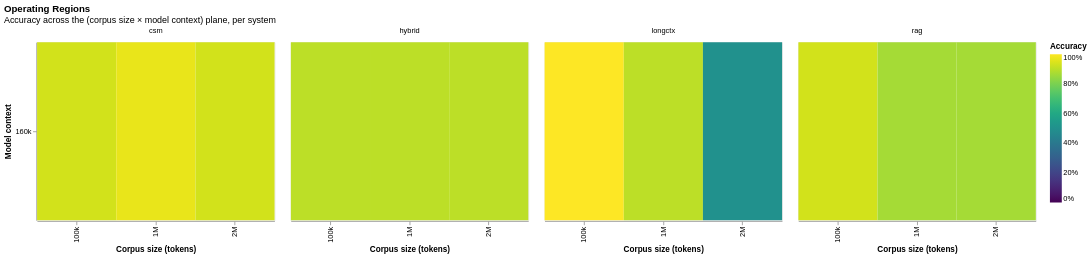

Describe this chart as a Vega-Lite specification.
### Vega-Lite specification from a JSON file in a GitHub repository (floating-point values rounded to 4 significant figures)
{"$schema": "https://vega.github.io/schema/vega-lite/v5.json", "data": {"values": [{"accuracy": 0.9333, "accuracyCiHigh": 1, "accuracyCiLow": 0.8333, "corpusSize": 100000, "earlyStopped": false, "meanCitationF1": 0.5166, "meanCitationPrecision": 0.7778, "meanCitationRecall": 0.4516, "meanInputTokens": 14310.0, "meanLatencyMs": 26530.0, "modelContext": 160000, "n": 30, "system": "csm"}, {"accuracy": 0.9667, "accuracyCiHigh": 1, "accuracyCiLow": 0.9, "corpusSize": 1000000, "earlyStopped": false, "meanCitationF1": 0.5225, "meanCitationPrecision": 0.7722, "meanCitationRecall": 0.4549, "meanInputTokens": 19000.0, "meanLatencyMs": 30700.0, "modelContext": 160000, "n": 30, "system": "csm"}, {"accuracy": 0.9333, "accuracyCiHigh": 1, "accuracyCiLow": 0.8333, "corpusSize": 2000000, "earlyStopped": false, "meanCitationF1": 0.5147, "meanCitationPrecision": 0.7889, "meanCitationRecall": 0.4458, "meanInputTokens": 18080.0, "meanLatencyMs": 30000.0, "modelContext": 160000, "n": 30, "system": "csm"}, {"accuracy": 0.9, "accuracyCiHigh": 1, "accuracyCiLow": 0.8, "corpusSize": 100000, "earlyStopped": false, "meanCitationF1": 0.4472, "meanCitationPrecision": 0.7422, "meanCitationRecall": 0.423, "meanInputTokens": 5860.0, "meanLatencyMs": 3241.0, "modelContext": 160000, "n": 30, "system": "hybrid"}, {"accuracy": 0.9, "accuracyCiHigh": 1, "accuracyCiLow": 0.8, "corpusSize": 1000000, "earlyStopped": false, "meanCitationF1": 0.3859, "meanCitationPrecision": 0.6544, "meanCitationRecall": 0.3755, "meanInputTokens": 5614.0, "meanLatencyMs": 3474.0, "modelContext": 160000, "n": 30, "system": "hybrid"}, {"accuracy": 0.9, "accuracyCiHigh": 1, "accuracyCiLow": 0.8, "corpusSize": 2000000, "earlyStopped": false, "meanCitationF1": 0.3863, "meanCitationPrecision": 0.6767, "meanCitationRecall": 0.3644, "meanInputTokens": 5633.0, "meanLatencyMs": 3663.0, "modelContext": 160000, "n": 30, "system": "hybrid"}, {"accuracy": 1, "accuracyCiHigh": 1, "accuracyCiLow": 1, "corpusSize": 100000, "earlyStopped": false, "meanCitationF1": 0.5591, "meanCitationPrecision": 0.8272, "meanCitationRecall": 0.5321, "meanInputTokens": 107400.0, "meanLatencyMs": 4813, "modelContext": 160000, "n": 30, "system": "longctx"}, {"accuracy": 0.9, "accuracyCiHigh": 1, "accuracyCiLow": 0.8, "corpusSize": 1000000, "earlyStopped": false, "meanCitationF1": 0.1625, "meanCitationPrecision": 0.2944, "meanCitationRecall": 0.1882, "meanInputTokens": 170100.0, "meanLatencyMs": 10933, "modelContext": 160000, "n": 30, "system": "longctx"}, {"accuracy": 0.5, "accuracyCiHigh": 0.6667, "accuracyCiLow": 0.3333, "corpusSize": 2000000, "earlyStopped": false, "meanCitationF1": 0.08628, "meanCitationPrecision": 0.2111, "meanCitationRecall": 0.1221, "meanInputTokens": 170500.0, "meanLatencyMs": 11560.0, "modelContext": 160000, "n": 30, "system": "longctx"}, {"accuracy": 0.9333, "accuracyCiHigh": 1, "accuracyCiLow": 0.8333, "corpusSize": 100000, "earlyStopped": false, "meanCitationF1": 0.4469, "meanCitationPrecision": 0.7333, "meanCitationRecall": 0.4174, "meanInputTokens": 5677.0, "meanLatencyMs": 2898.0, "modelContext": 160000, "n": 30, "system": "rag"}, {"accuracy": 0.8667, "accuracyCiHigh": 0.9667, "accuracyCiLow": 0.7333, "corpusSize": 1000000, "earlyStopped": false, "meanCitationF1": 0.3446, "meanCitationPrecision": 0.6333, "meanCitationRecall": 0.3215, "meanInputTokens": 5489.0, "meanLatencyMs": 3122.0, "modelContext": 160000, "n": 30, "system": "rag"}, {"accuracy": 0.8667, "accuracyCiHigh": 0.9667, "accuracyCiLow": 0.7333, "corpusSize": 2000000, "earlyStopped": false, "meanCitationF1": 0.3335, "meanCitationPrecision": 0.6, "meanCitationRecall": 0.3148, "meanInputTokens": 5442.0, "meanLatencyMs": 3173.0, "modelContext": 160000, "n": 30, "system": "rag"}]}, "description": "Graph D — Operating-region heatmap per system", "facet": {"columns": 2, "field": "system", "header": {"title": null}, "type": "nominal"}, "spec": {"encoding": {"color": {"field": "accuracy", "legend": {"format": "%", "title": "Accuracy"}, "scale": {"domain": [0, 1], "scheme": "viridis"}, "type": "quantitative"}, "tooltip": [{"field": "system", "type": "nominal"}, {"field": "corpusSize", "format": ",d", "type": "quantitative"}, {"field": "modelContext", "format": ",d", "type": "quantitative"}, {"field": "accuracy", "format": ".1%", "type": "quantitative"}], "x": {"axis": {"labelExpr": "format(datum.value, '~s')", "title": "Corpus size (tokens)"}, "field": "corpusSize", "type": "ordinal"}, "y": {"axis": {"labelExpr": "format(datum.value, '~s')", "title": "Model context"}, "field": "modelContext", "sort": "descending", "type": "ordinal"}}, "height": 240, "mark": {"type": "rect"}, "width": 320}, "title": {"subtitle": "Accuracy across the (corpus size × model context) plane, per system", "text": "Operating Regions"}}
